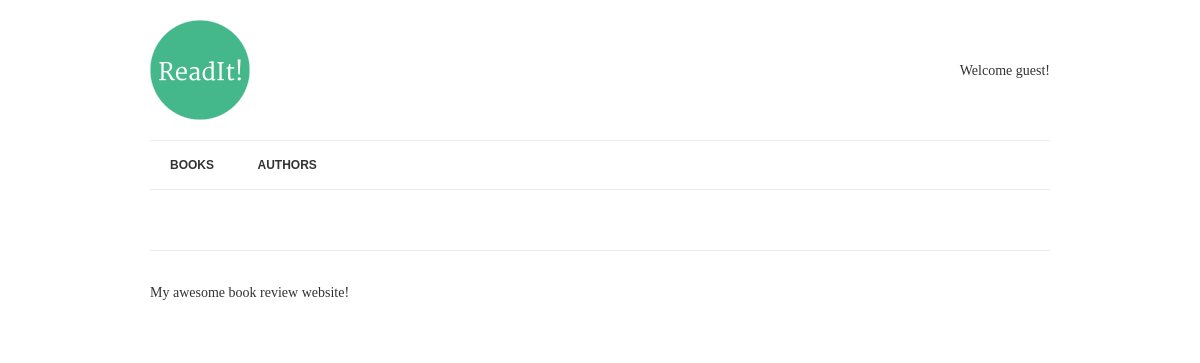
Before: /books/4/ with the older database file.
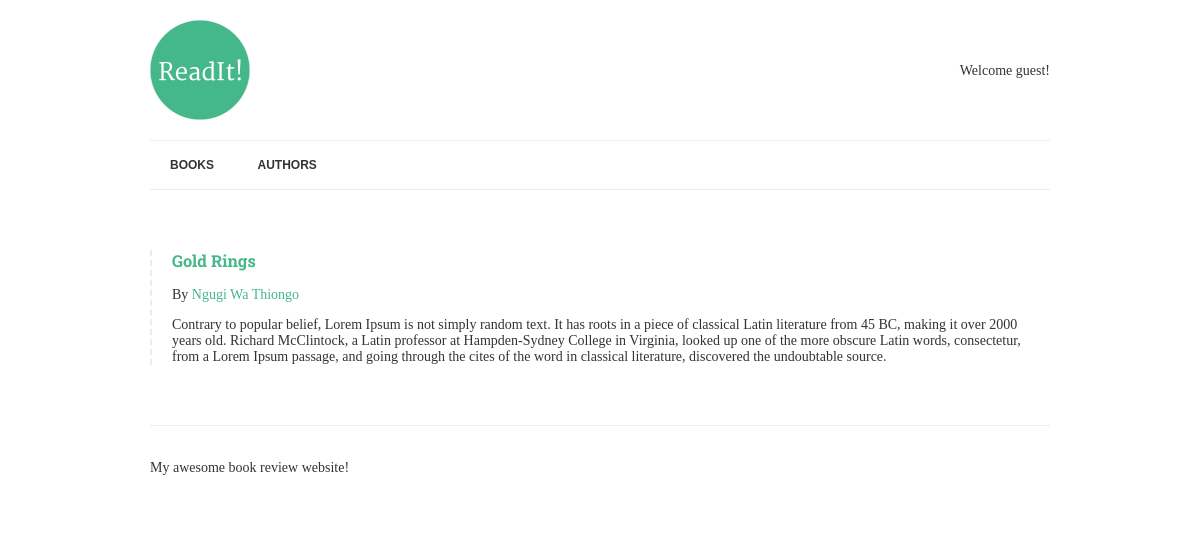
After: the same page with the newer database file.
### books/models.py (models this page shows, shortened)
class Book(models.Model):
    title = models.CharField(max_length=150)
    authors = models.ManyToManyField("Author", related_name="books")
    review = models.TextField(blank=True, null=True)
    date_reviewed = models.DateTimeField(blank=True, null=True)
    is_favourite = models.BooleanField(default=False, verbose_name="Favourite?")

class Author(models.Model):
    name = models.CharField(max_length=70, help_text="Use pen name, not real name", unique=True)

### books/views.py (the view)
# urls.py: url(r'^books/(?P<pk>[-\w]+)/$', views.BookDetail.as_view(), name="book-detail"),
class BookDetail(DetailView):
    model = Book
    template_name = "book.html"

### books/templates/book.html
{% extends "base.html" %}
{% block content %}
	{% if book.review %}
		{% include "book-detail.html" %}
	{% endif %}
{% endblock %}

### books/templates/book-detail.html (shortened to what this page needs)
<div class="book">
	<h3><a href="{% url 'book-detail' book.pk %}">{{ book.title }}</a></h3>
	<p>By {% for author in book.authors.all %}<a href="{% url 'author-detail' author.pk %}">{{ author.name }}</a>{% endfor %}</p>
	<p>{{ book.review|linebreaks }}</p>
</div>

Changed rows visible on the page:
now on this page (row edited): Book: title "Gold Rings", review "Contrary to popular belief, Lorem Ipsum is not simply random text. It has roots in a piece of classical Latin literature from 45 BC, making it over 2000 years old. Richard McClintock, a Latin professor at Hampden-Sydney College in Virginia, looked up one of the more obscure Latin words, consectetur, from a Lorem Ipsum passage, and going through the cites of the word in classical literature, discovered the undoubtable source."
now on this page (row unchanged): Author: name "Ngugi Wa Thiongo"
Other visible differences:
text now shown: "By"
